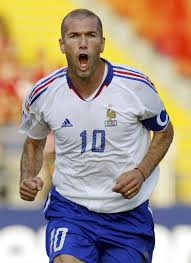
#> input picture Week_4_Image_Threshold_and_Equalization_Histogram/zidane.jpg, 191 x 263 px
$ jupyter execute Image_Threshold_with_different_techniques.ipynb
#> lines starting #> are read from the running program, lines starting #| are printed output that depends on the picture; after the words box and inside, x2 and y2 are one past the last pixel; in counts of white or black regions, pixels touching at a corner belong together
[cell 1]
import cv2
import numpy as np
import matplotlib.pyplot as plt

[cell 2]
my_img_rgb=cv2.imread("./zidane.jpg",1)
#> my_img_rgb is the input picture: shape (263, 191, 3); mean B, G, R 134.7, 150.1, 166.7
my_img_gray=cv2.cvtColor(my_img_rgb,cv2.COLOR_BGR2GRAY)
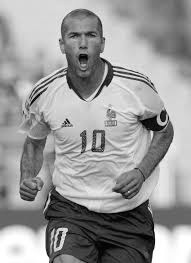
#> my_img_gray: shape (263, 191); min 0, max 255, mean 153.3

[cell 3]
_, my_thresh_binary=cv2.threshold(my_img_gray,thresh=128,maxval=255,type=cv2.THRESH_BINARY)
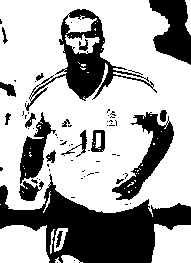
#> my_thresh_binary: shape (263, 191); 67.4% white; 71 black regions (52 under 20 px), largest, box (x1, y1, x2, y2) and area: (0, 174, 191, 263) 7545, (25, 9, 157, 111) 2875, (112, 112, 174, 200) 1745

[cell 4]
fig=plt.figure(figsize=(10,7))
rows=1
columns=2

fig.add_subplot(rows,columns,1)
plt.imshow(my_img_gray,cmap="gray")
plt.axis('off')
plt.title("Original Image")

fig.add_subplot(rows,columns,2)
plt.imshow(my_thresh_binary,cmap="gray")
plt.axis('off')
plt.title("BINARY THRESHOLDING Image")
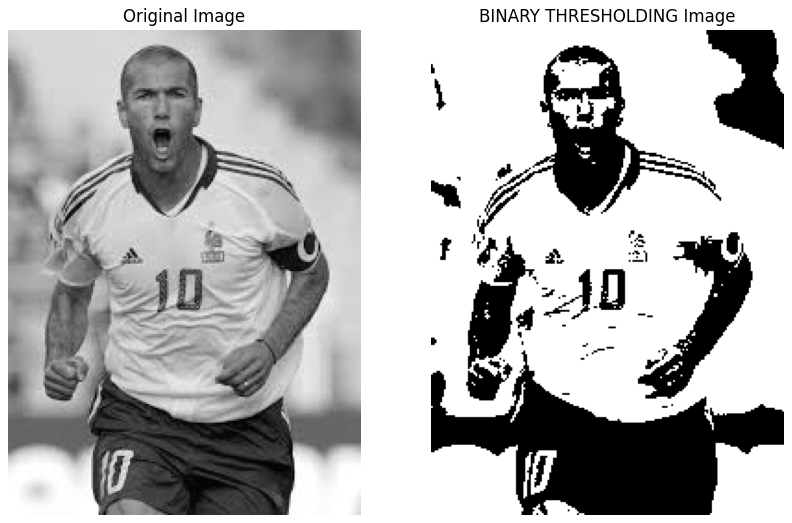
#> figure drawn by matplotlib, 2 panels

[cell 5]
_, my_thresh_binary_inv=cv2.threshold(my_img_gray,thresh=128,maxval=255,type=cv2.THRESH_BINARY_INV)

[cell 6]
fig=plt.figure(figsize=(10,7))
rows=1
columns=3

fig.add_subplot(rows,columns,1)
plt.imshow(my_img_gray,cmap="gray")
plt.axis('off')
plt.title("Original Image")

fig.add_subplot(rows,columns,2)
plt.imshow(my_thresh_binary,cmap="gray")
plt.axis('off')
plt.title("BINARY THRESHOLDING Image")

fig.add_subplot(rows,columns,3)
plt.imshow(my_thresh_binary_inv,cmap="gray")
plt.axis('off')
plt.title("BINARY INV THRESHOLDING Image")
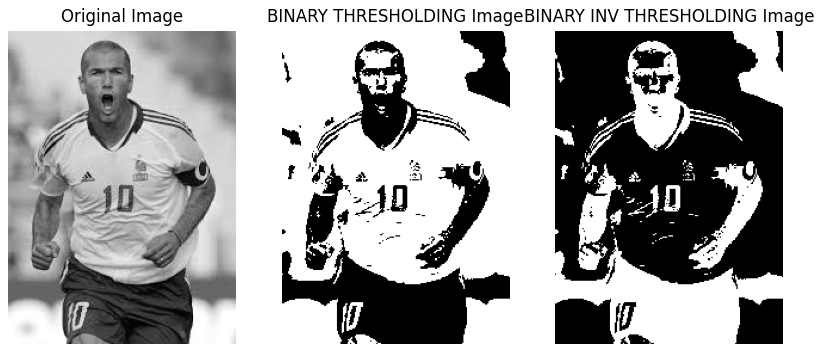
#> figure drawn by matplotlib, 3 panels

[cell 7]
_, my_thresh_trunc=cv2.threshold(my_img_gray,thresh=128,maxval=255,type=cv2.THRESH_TRUNC)
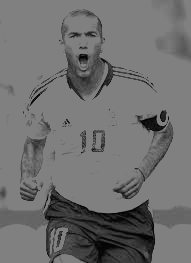
#> my_thresh_trunc: shape (263, 191); min 0, max 128, mean 111.5

[cell 8]
fig=plt.figure(figsize=(10,7))
rows=2
columns=2

fig.add_subplot(rows,columns,1)
plt.imshow(my_img_gray,cmap="gray")
plt.axis('off')
plt.title("Original Image")

fig.add_subplot(rows,columns,2)
plt.imshow(my_thresh_binary,cmap="gray")
plt.axis('off')
plt.title("BINARY THRESHOLDING Image")

fig.add_subplot(rows,columns,3)
plt.imshow(my_thresh_binary_inv,cmap="gray")
plt.axis('off')
plt.title("BINARY INV THRESHOLDING Image")

fig.add_subplot(rows,columns,4)
plt.imshow(my_thresh_trunc,cmap="gray")
plt.axis('off')
plt.title("TRUNC THRESHOLDING Image")

[cell 9]
_, my_thresh_tozero=cv2.threshold(my_img_gray,thresh=128,maxval=255,type=cv2.THRESH_TOZERO)
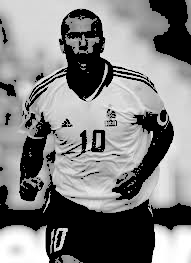
#> my_thresh_tozero: shape (263, 191); min 0, max 255, mean 128.1

[cell 10]
_, my_thresh_tozero_inv=cv2.threshold(my_img_gray,thresh=128,maxval=255,type=cv2.THRESH_TOZERO_INV)
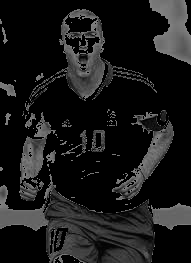
#> my_thresh_tozero_inv: shape (263, 191); min 0, max 128, mean 25.2

[cell 11]
fig=plt.figure(figsize=(10,7))
rows=2
columns=3

fig.add_subplot(rows,columns,1)
plt.imshow(my_img_gray,cmap="gray")
plt.axis('off')
plt.title("Original Image")

fig.add_subplot(rows,columns,2)
plt.imshow(my_thresh_binary,cmap="gray")
plt.axis('off')
plt.title("BINARY THRESHOLDING Image")

fig.add_subplot(rows,columns,3)
plt.imshow(my_thresh_binary_inv,cmap="gray")
plt.axis('off')
plt.title("BINARY INV THRESHOLDING Image")

fig.add_subplot(rows,columns,4)
plt.imshow(my_thresh_trunc,cmap="gray")
plt.axis('off')
plt.title("TRUNC THRESHOLDING Image")

fig.add_subplot(rows,columns,5)
plt.imshow(my_thresh_tozero,cmap="gray")
plt.axis('off')
plt.title("TOZERO THRESHOLDING Image")

fig.add_subplot(rows,columns,6)
plt.imshow(my_thresh_tozero_inv,cmap="gray")
plt.axis('off')
plt.title("TOZERO INV THRESHOLDING Image")

[cell 12]
fig=plt.figure(figsize=(10,7))
rows=2
columns=3

fig.add_subplot(rows,columns,1)
plt.imshow(my_img_gray,cmap="gray")
plt.axis('off')
plt.title("Original Image")

fig.add_subplot(rows,columns,2)
plt.imshow(my_thresh_binary,cmap="gray")
plt.axis('off')
plt.title("BINARY THRESHOLDING Image")

fig.add_subplot(rows,columns,3)
plt.imshow(my_thresh_binary_inv,cmap="gray")
plt.axis('off')
plt.title("BINARY INV THRESHOLDING Image")

fig.add_subplot(rows,columns,4)
plt.imshow(my_thresh_trunc,cmap="gray")
plt.axis('off')
plt.title("TRUNC THRESHOLDING Image")

fig.add_subplot(rows,columns,5)
plt.imshow(my_thresh_tozero,cmap="gray")
plt.axis('off')
plt.title("TOZERO THRESHOLDING Image")

fig.add_subplot(rows,columns,6)
plt.imshow(my_thresh_tozero_inv,cmap="gray")
plt.axis('off')
plt.title("TOZERO INV THRESHOLDING Image")

plt.tight_layout()
plt.savefig("./my_all_threshold_techniques.png",dpi=300)
plt.show()

$ run again, with Week_4_Image_Threshold_and_Equalization_Histogram/cameraman.png saved as Week_4_Image_Threshold_and_Equalization_Histogram/zidane.jpg
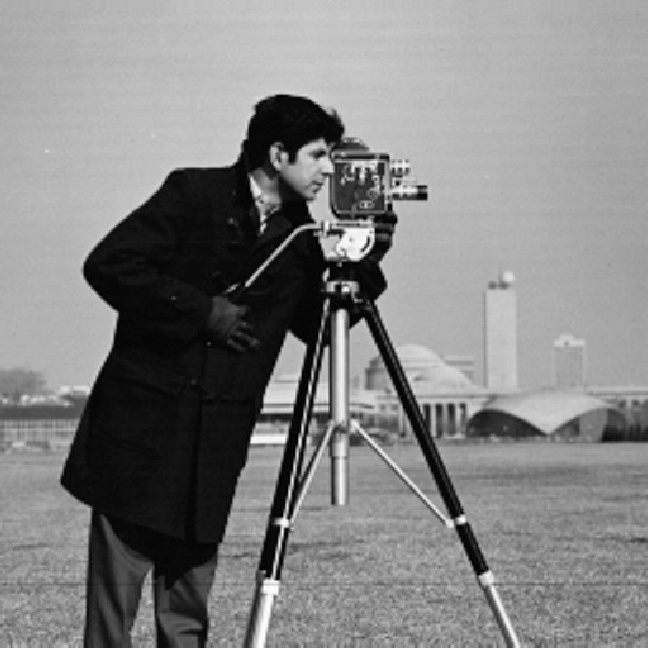
#> input picture Week_4_Image_Threshold_and_Equalization_Histogram/cameraman.png, 648 x 648 px
#> my_img_rgb is the input picture: shape (648, 648, 3); min 0, max 255, mean 131
#> `_, my_thresh_binary=cv2.threshold(my_img_gray,thresh=128,maxval=255,ty..`:
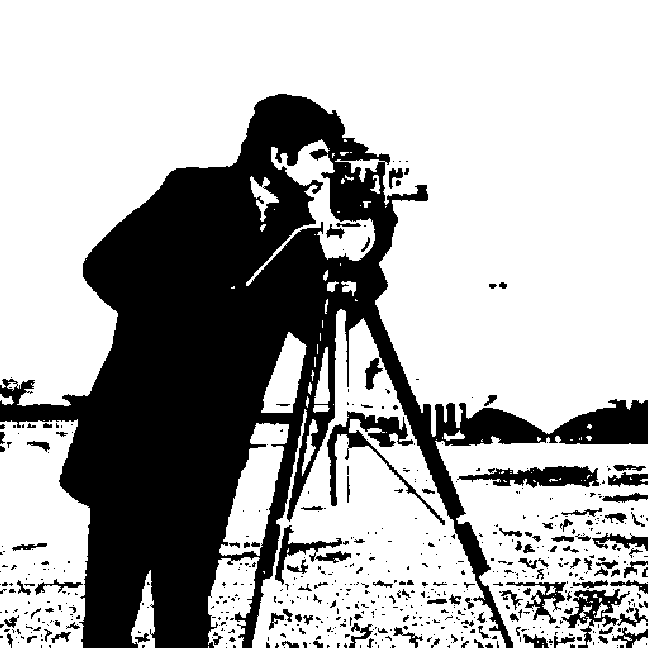
#> my_thresh_binary: shape (648, 648); 68.5% white; 610 black regions (471 under 20 px), largest, box (x1, y1, x2, y2) and area: (0, 94, 648, 648) 114225, (327, 411, 445, 525) 2273, (457, 466, 599, 488) 1790
#> `_, my_thresh_tozero_inv=cv2.threshold(my_img_gray,thresh=128,maxval=25..`:
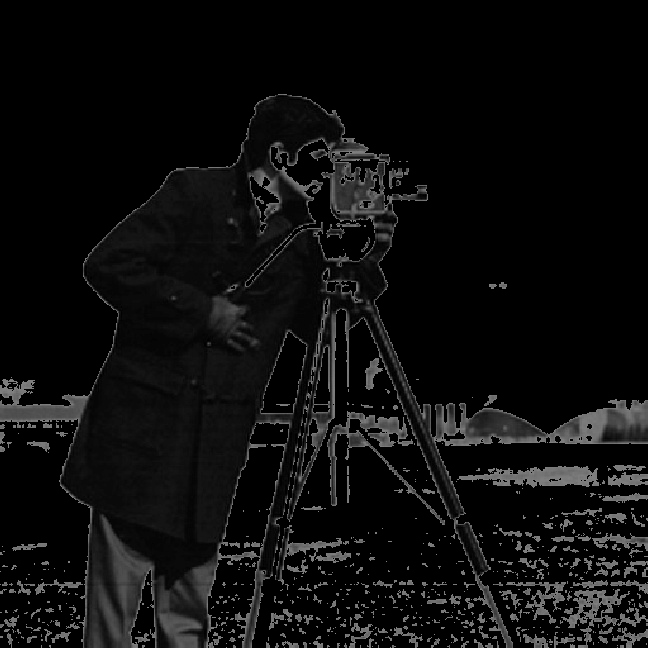
#> my_thresh_tozero_inv: shape (648, 648); min 0, max 128, mean 13.4
